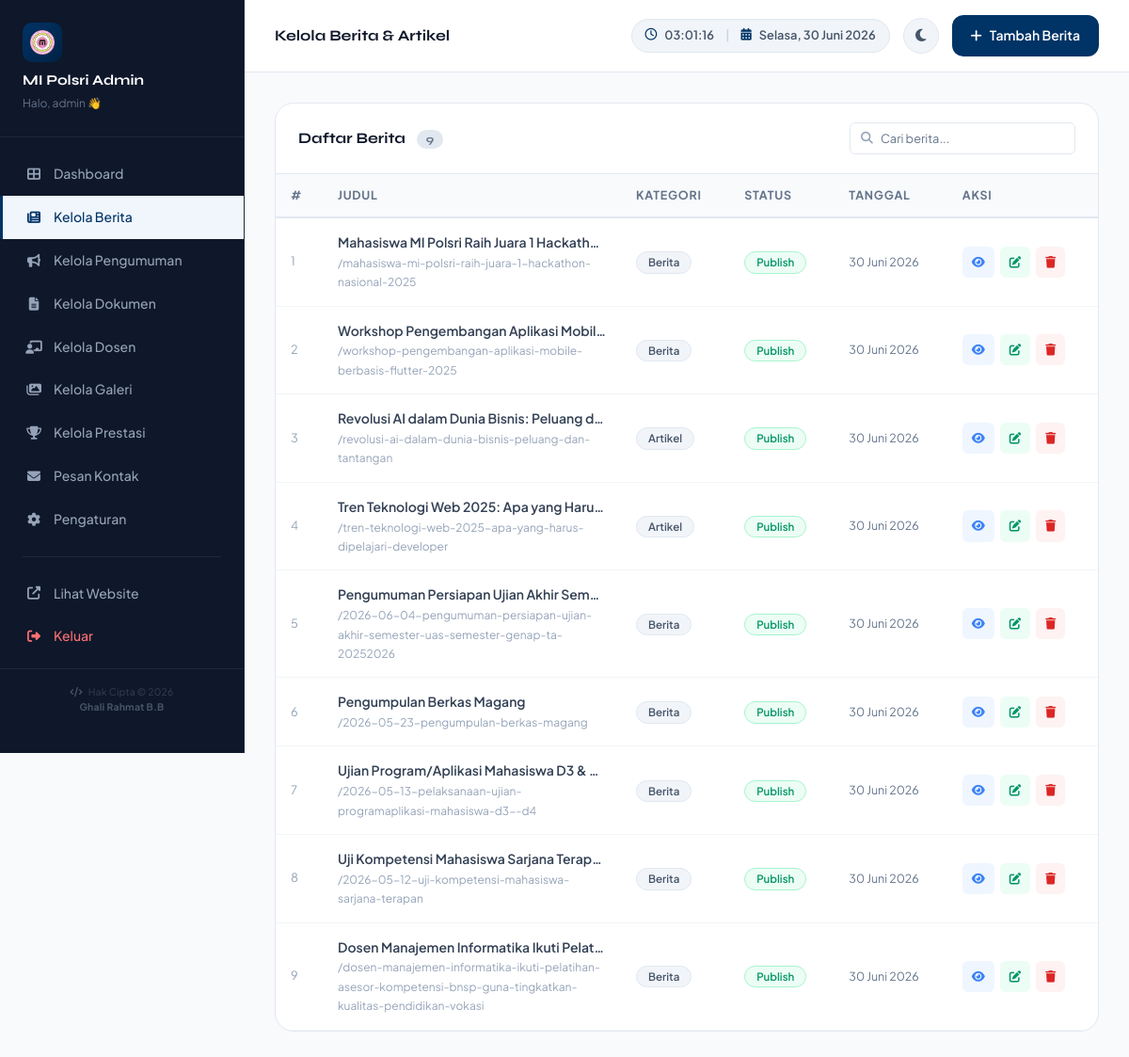
/admin/berita.php (signed in), run on the app's committed database.
### tables this page shows
CREATE TABLE IF NOT EXISTS berita (
    id         INT AUTO_INCREMENT PRIMARY KEY,
    judul      VARCHAR(255) NOT NULL,
    slug       VARCHAR(255) NOT NULL UNIQUE,
    konten     LONGTEXT NOT NULL,
    gambar     VARCHAR(255) DEFAULT 'default-berita.jpg',
    kategori   ENUM('berita','artikel') DEFAULT 'berita',
    status     ENUM('publish','draft') DEFAULT 'publish',
    created_at TIMESTAMP DEFAULT CURRENT_TIMESTAMP,
    updated_at TIMESTAMP DEFAULT CURRENT_TIMESTAMP ON UPDATE CURRENT_TIMESTAMP
);

### includes/config.php (called while the page is built, shortened)
<?php
function e(string $s): string {
    return htmlspecialchars($s, ENT_QUOTES, 'UTF-8');
}
function generateCsrfToken(): string {
    return $_SESSION['csrf_token'];
}
function formatTanggal(string $date): string {
    $b = ['','Januari','Februari','Maret','April','Mei','Juni',
          'Juli','Agustus','September','Oktober','November','Desember'];
    return date('j', strtotime($date)).' '
          .$b[(int)date('n', strtotime($date))].' '
          .date('Y', strtotime($date));
}

### admin/berita.php (the view, shortened to what this page needs)
<?php
require_once __DIR__.'/../includes/config.php';
$db = getDB();
$beritaList = $db->query("SELECT * FROM berita ORDER BY created_at DESC")->fetchAll();
?>
<!DOCTYPE html><html lang="id"><head>
<link href="https://cdn.jsdelivr.net/npm/bootstrap@5.3.3/dist/css/bootstrap.min.css" rel="stylesheet">
<link rel="stylesheet" href="https://cdnjs.cloudflare.com/ajax/libs/font-awesome/6.5.0/css/all.min.css">
<link rel="stylesheet" href="<?= APP_URL ?>/assets/css/style.css">
</head><body style="background:#F8FAFC;">
<?php include __DIR__.'/_sidebar.php'; ?>
<main class="admin-content">
    <div class="admin-topbar">
        <div style="display:flex;align-items:center;gap:12px;">
            <h5 style="margin:0;font-size:1rem;font-weight:700;">Kelola Berita & Artikel</h5>
        </div>
        <div style="display:flex;align-items:center;gap:14px;">
            <div class="admin-clock-widget">
                <i class="far fa-clock"></i>
                <span id="adminDigitalClock">00:00:00</span>
                <span class="divider">|</span>
                <i class="fas fa-calendar-alt"></i>
                <span id="adminCalendarDate">00-00-0000</span>
            </div>
            <button id="themeToggleBtn" class="theme-toggle-btn" title="Ganti Tema">
                <i class="fas fa-moon"></i>
            </button>
            <a href="<?= APP_URL ?>/admin/berita_tambah.php" class="btn-admin-primary"><i class="fas fa-plus"></i> Tambah Berita</a>
        </div>
    </div>
    <div class="admin-main">
        <div class="admin-card">
            <div class="admin-card-header" style="display:flex; justify-content:space-between; align-items:center; flex-wrap:wrap; gap:12px;">
                <h5 style="margin:0;">Daftar Berita <span style="background:#E2E8F0;color:#64748B;font-size:0.75rem;padding:3px 10px;border-radius:50px;margin-left:8px;"><?= count($beritaList) ?></span></h5>
                <div style="position:relative; width:100%; max-width:240px;">
                    <i class="fas fa-search" style="position:absolute; left:12px; top:50%; transform:translateY(-50%); color:#94A3B8; font-size:0.8rem;"></i>
                    <input type="text" id="liveSearchInput" placeholder="Cari berita..." class="form-control-custom" style="padding-left:32px; font-size:0.8rem; height:34px; border-radius:6px; margin:0; width:100%;">
                </div>
            </div>
            <div style="overflow-x:auto;">
                <table class="table-admin">
                    <thead><tr><th>#</th><th>Judul</th><th>Kategori</th><th>Status</th><th>Tanggal</th><th>Aksi</th></tr></thead>
                    <tbody>
                    <?php if(empty($beritaList)): ?>
                    <tr><td colspan="6" style="text-align:center;padding:40px;color:#94A3B8;">Belum ada berita. <a href="<?= APP_URL ?>/admin/berita_tambah.php">Tambah sekarang</a></td></tr>
                    <?php else: foreach($beritaList as $i=>$b): ?>
                    <tr>
                        <td style="color:#94A3B8;font-size:0.8rem;"><?= $i+1 ?></td>
                        <td style="max-width:280px;">
                            <div style="font-weight:600;font-size:0.875rem;overflow:hidden;text-overflow:ellipsis;white-space:nowrap;"><?= e($b['judul']) ?></div>
                            <div style="font-size:0.75rem;color:#94A3B8;">/<?= e($b['slug']) ?></div>
                        </td>
                        <td><span class="badge-modern badge-modern-secondary"><?= ucfirst(e($b['kategori'])) ?></span></td>
                        <td><span class="badge-modern badge-modern-<?= $b['status'] === 'publish' ? 'success' : 'warning' ?>"><?= ucfirst($b['status']) ?></span></td>
                        <td style="font-size:0.78rem;color:#64748B;white-space:nowrap;"><?= formatTanggal($b['created_at']) ?></td>
                        <td>
                            <div style="display:flex;gap:6px;">
                                <a href="<?= APP_URL ?>/berita_detail/<?= e($b['slug']) ?>.php" target="_blank" style="background:#EFF6FF;color:#3B82F6;padding:6px 10px;border-radius:6px;font-size:0.78rem;"><i class="fas fa-eye"></i></a>
                                <a href="<?= APP_URL ?>/admin/berita_edit.php?id=<?= $b['id'] ?>" style="background:#ECFDF5;color:#059669;padding:6px 10px;border-radius:6px;font-size:0.78rem;"><i class="fas fa-edit"></i></a>
                                <a href="<?= APP_URL ?>/admin/berita_delete.php?id=<?= $b['id'] ?>&token=<?= generateCsrfToken() ?>" onclick="return confirm('Hapus berita ini?')" style="background:#FEF2F2;color:#DC2626;padding:6px 10px;border-radius:6px;font-size:0.78rem;"><i class="fas fa-trash"></i></a>
                            </div>
                        </td>
                    </tr>
                    <?php endforeach; endif; ?>
                    </tbody>
                </table>
            </div>
        </div>
    </div>
</main>
</body></html>

### data on the page
berita: judul "Mahasiswa MI Polsri Raih Juara 1 Hackath…", slug "mahasiswa-mi-polsri-raih-juara-1-hackathon-nasional-2025", kategori "Berita", status "Publish", created_at "30 Juni 2026"
berita: judul "Workshop Pengembangan Aplikasi Mobil…", slug "workshop-pengembangan-aplikasi-mobile-berbasis-flutter-2025", kategori "Berita", status "Publish", created_at "30 Juni 2026"
berita: judul "Revolusi AI dalam Dunia Bisnis: Peluang d…", slug "revolusi-ai-dalam-dunia-bisnis-peluang-dan-tantangan", kategori "Artikel", status "Publish", created_at "30 Juni 2026"
berita: judul "Tren Teknologi Web 2025: Apa yang Haru…", slug "tren-teknologi-web-2025-apa-yang-harus-dipelajari-developer", kategori "Artikel", status "Publish", created_at "30 Juni 2026"
berita: judul "Pengumuman Persiapan Ujian Akhir Sem…", slug "2026-06-04-pengumuman-persiapan-ujian-akhir-semester-uas-semester-genap-ta-20252026", kategori "Berita", status "Publish", created_at "30 Juni 2026"
berita: judul "Pengumpulan Berkas Magang", slug "2026-05-23-pengumpulan-berkas-magang", kategori "Berita", status "Publish", created_at "30 Juni 2026"
berita: judul "Ujian Program/Aplikasi Mahasiswa D3 & D4", slug "2026-05-13-pelaksanaan-ujian-programaplikasi-mahasiswa-d3--d4", kategori "Berita", status "Publish", created_at "30 Juni 2026"
berita: judul "Uji Kompetensi Mahasiswa Sarjana Terapan", slug "2026-05-12-uji-kompetensi-mahasiswa-sarjana-terapan", kategori "Berita", status "Publish", created_at "30 Juni 2026"
berita: judul "Dosen Manajemen Informatika Ikuti Pelat…", slug "dosen-manajemen-informatika-ikuti-pelatihan-asesor-kompetensi-bnsp-guna-tingkatkan-kualitas-pendidikan-vokasi", kategori "Berita", status "Publish", created_at "30 Juni 2026"

### other printed values
$_SESSION['admin_user'] "admin"
count($beritaList) "9"
